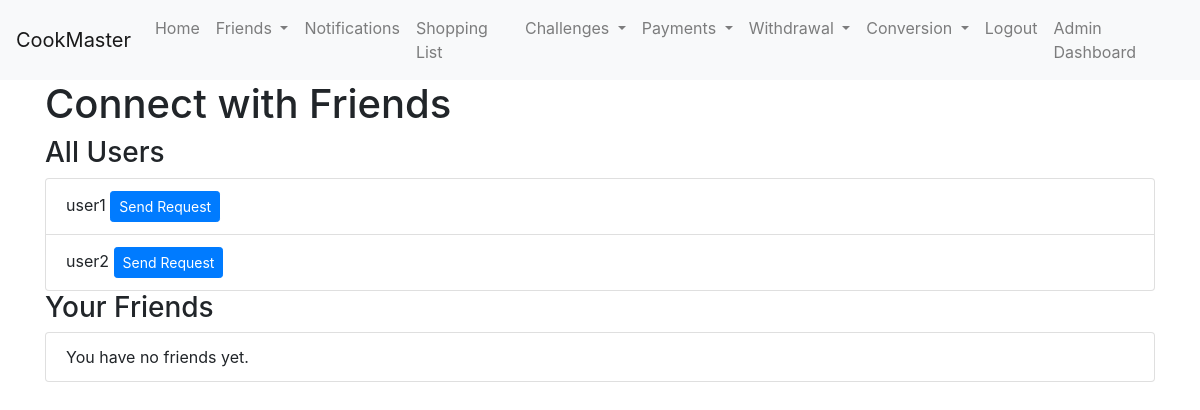
The app's page /connect_friends (signed in), older data.
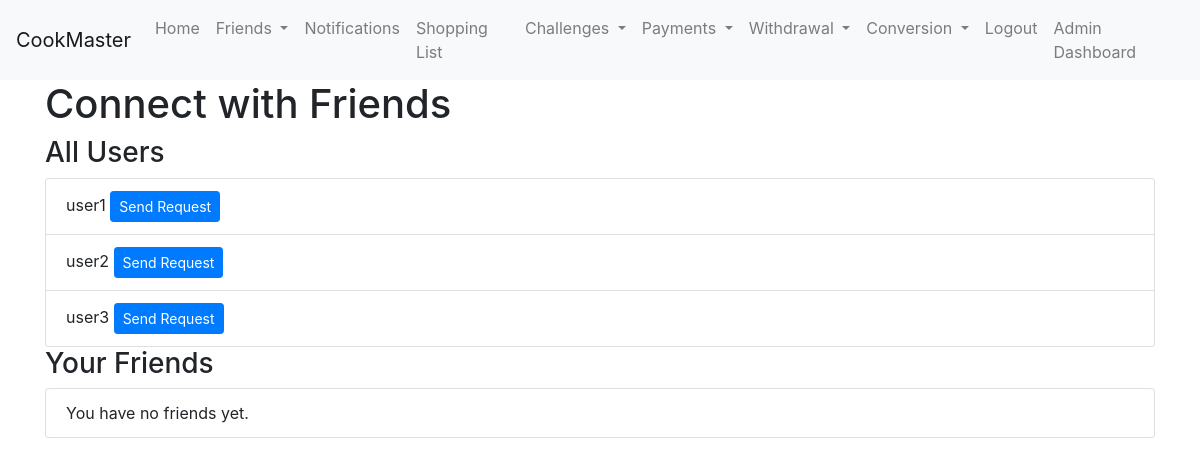
The same page, newer data.
### app/models.py (models this page shows)
class User(db.Model, UserMixin):
    id = db.Column(db.Integer, primary_key=True)
    username = db.Column(db.String(20), unique=True, nullable=False)
    email = db.Column(db.String(120), unique=True, nullable=False)
    password = db.Column(db.String(60), nullable=False)
    role = db.Column(db.String(10), nullable=False, default='user')
    completed_recipes = db.Column(db.Integer, default=0)
    recipes_created = db.Column(db.Integer, default=0)
    recipes_shared = db.Column(db.Integer, default=0)
    friends_connected = db.Column(db.Integer, default=0)
    shopping_lists_created = db.Column(db.Integer, default=0)
    conversion_tool_uses = db.Column(db.Integer, default=0)
    credits = db.Column(db.Integer, default=0)
    tools = db.relationship('Tool', backref='owner', lazy=True, cascade="all, delete-orphan")
    posts = db.relationship('Post', backref='author', lazy=True, cascade="all, delete-orphan")
    created_challenges = db.relationship('Challenge', backref='creator', lazy=True, overlaps="challenge_creator,created_challenges")
    participated_challenges = db.relationship('ChallengeParticipant', backref='user_participation', lazy=True, overlaps="participant,challenges_participated")
    achievements = db.relationship('Achievement', backref='user', lazy=True, cascade="all, delete-orphan")

### app/user_routes.py (the view)
@user.route('/connect_friends', methods=['GET', 'POST'])
@login_required
def connect_friends():
    pending_or_accepted = db.session.query(Friendship.friend_id).filter(
        (Friendship.user_id == current_user.id) & (Friendship.status.in_(['pending', 'accepted']))
    ).union(
        db.session.query(Friendship.user_id).filter(
            (Friendship.friend_id == current_user.id) & (Friendship.status.in_(['pending', 'accepted']))
        )
    ).subquery()
    blocked_users = db.session.query(Friendship.friend_id).filter(
        (Friendship.user_id == current_user.id) & (Friendship.is_blocked == True)
    ).union(
        db.session.query(Friendship.user_id).filter(
            (Friendship.friend_id == current_user.id) & (Friendship.is_blocked == True)
        )
    ).subquery()
    users = User.query.filter(
        User.id != current_user.id,
        User.role != 'admin',
        ~User.id.in_(pending_or_accepted),  # Exclude users with pending/accepted requests
        ~User.id.in_(blocked_users)        # Exclude blocked users
    ).all()
    friends = User.query.join(Friendship, ((Friendship.user_id == current_user.id) & (Friendship.friend_id == User.id)) |
                                          ((Friendship.friend_id == current_user.id) & (Friendship.user_id == User.id)))\
                        .filter(Friendship.status == 'accepted', Friendship.is_blocked == False).all()
    added_friend = request.args.get('added_friend')  # Get the friend added, if any
    return render_template('connect_friends.html', users=users, friends=friends, added_friend=added_friend)

### app/__init__.py (called while the page is built)
@login_manager.user_loader
def load_user(user_id):
    from app.models import User
    return User.query.get(int(user_id))

### app/templates/connect_friends.html (shortened to what this page needs)
{% extends "base.html" %}
{% block content %}
<h1>Connect with Friends</h1>
<h3>All Users</h3>
<ul class="list-group">
    {% for user in users %}
        <li class="list-group-item">
            {{ user.username }}
            {% if user.id != current_user.id and user.role != 'admin' %}
                {% set friend_request = user.friendships|selectattr('friend_id', 'equalto', current_user.id)|first %}
                {% if friend_request and friend_request.status == 'pending' %}
                    <span class="badge badge-secondary">Request Sent</span>
                {% elif not friend_request and not (user in friends) %}
                    <form action="{{ url_for('user.send_friend_request', friend_id=user.id) }}" method="POST" class="d-inline">
                        <button type="submit" class="btn btn-primary btn-sm">Send Request</button>
                    </form>
                {% elif user in friends %}
                    <span class="badge badge-success">Friend</span>
                {% endif %}
            {% endif %}
        </li>
    {% endfor %}
</ul>
<h3>Your Friends</h3>
<ul class="list-group">
    {% if friends %}
        {% for friend in friends %}
            <li class="list-group-item">{{ friend.username }}</li>
        {% endfor %}
    {% else %}
        <li class="list-group-item">You have no friends yet.</li>
    {% endif %}
</ul>
{% endblock %}

Row changes from the older to the newer data that the page shows:
added User: username "user3"
